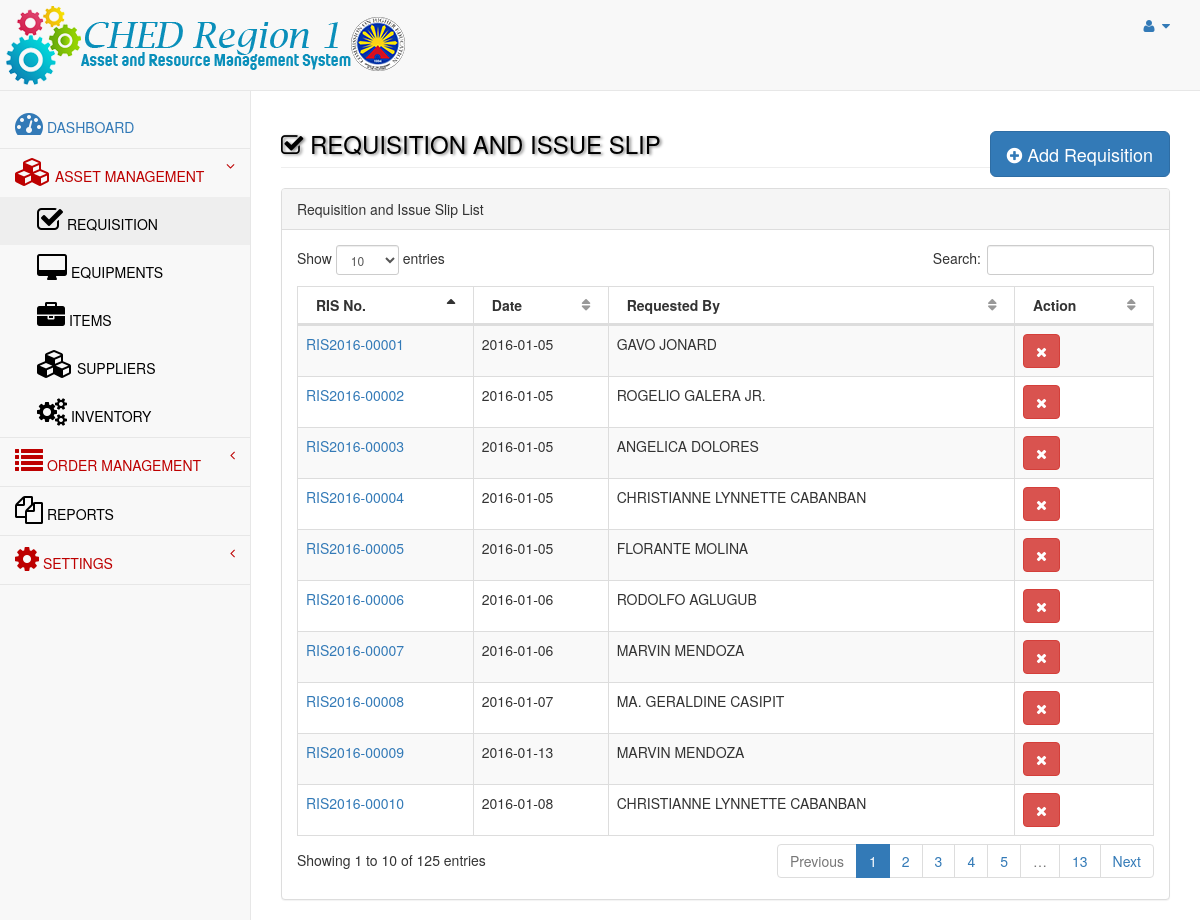
/admin/old/requisition.php, run on the app's committed database.
### tables this page shows
CREATE TABLE `requisition_details` (
  `reqid` bigint(20) NOT NULL AUTO_INCREMENT,
  `requisition_no` varchar(100) DEFAULT NULL,
  `requisition_date` date DEFAULT NULL,
  `eid` int(11) DEFAULT NULL,
  PRIMARY KEY (`reqid`)
);

### admin/include/functions.php (called while the page is built, shortened)
<?php
function selectListSQL($q){
	$conn = dbConnect();
	$stmt = $conn->prepare($q);
	$stmt->execute();
	$rows = $stmt->fetchAll();
	return $rows;
}
function singleSQL($q){
	$conn = dbConnect();
	$stmt = $conn->prepare($q);
	$stmt->execute();
	$rows = $stmt->fetch();
	return $rows[0];
}
?>

### admin/old/requisition.php (the view, shortened to what this page needs)
<?php
include('header.php');
include_once("include/functions.php");
?>
<div id="page-wrapper">
            <div class="row">
                <div class="col-lg-12">
                    <h3 class="page-header" style="color:#000;"><i class="fa fa-check-square-o fa-1x"></i> REQUISITION AND ISSUE SLIP
						<div class="pull-right">
							<button id="addreq" class="btn btn-primary btn-lg" data-toggle="modal" data-target="#addRequisition" >
									<i class="fa fa-plus-circle"></i> Add Requisition
							</button>
						</div></h3>
                </div>
            </div>
            <div class="row">
	<div class="col-lg-12">
	<div class="panel panel-default">
				<div class="panel-heading">
				   Requisition and Issue Slip List
				</div>
	<div class="panel-body">
					<div class="dataTable_wrapper">
						<table class="table table-striped table-bordered table-hover" id="dataTables-example">
							<thead>
								<tr>
									<th>RIS No.</th>
									<th>Date</th>
									<th>Requested By</th>
									<th>Action</th>
								</tr>
							</thead>
							<tbody>
							<?php
					$itemlist = selectListSQL("SELECT reqid,requisition_no, requisition_date, CONCAT(employee.fname,' ',employee.lname) AS fullname FROM requisition_details LEFT JOIN employee
ON requisition_details.eid = employee.eid");
					foreach ($itemlist as $rows => $link) {
						$reqid = $link['reqid'];
						$requisition_no = $link['requisition_no'];
						$requisition_date = $link['requisition_date'];
						$fullname = $link['fullname'];
						$itemstatus = singleSQL("SELECT COUNT(*) AS updated FROM requisition_items WHERE update_status=1 AND requisition_no='$requisition_no'");
						if($itemstatus['updated']>=1){
							$disabled = "disabled";
						}else{
							$disabled="";
						}
						echo "<tr class='odd gradeX'>";
						echo "<td><a href='requisitiondetails.php?id=$reqid'>$requisition_no</a></td>";
						echo "<td>$requisition_date</td>";
						echo "<td>$fullname</td>";
						echo "<td class='center'>
							<button class='btn btn-danger notification' id='notification' onClick='deleterequisition($reqid)' $disabled><i class='fa fa-times'></i></button>
						</td>";
						echo "</tr>";
					}
					?>
							</tbody>
						</table>
					</div>
				</div>
				</div>
				</div>
			</div>
        </div>
    </div>
<?php
include('footer.php');
?>

### data on the page
requisition_details: requisition_no "RIS2016-00001", requisition_date "2016-01-05", fullname "GAVO JONARD"
requisition_details: requisition_no "RIS2016-00002", requisition_date "2016-01-05", fullname "ROGELIO GALERA JR."
requisition_details: requisition_no "RIS2016-00003", requisition_date "2016-01-05", fullname "ANGELICA DOLORES"
requisition_details: requisition_no "RIS2016-00004", requisition_date "2016-01-05", fullname "CHRISTIANNE LYNNETTE CABANBAN"
requisition_details: requisition_no "RIS2016-00005", requisition_date "2016-01-05", fullname "FLORANTE MOLINA"
requisition_details: requisition_no "RIS2016-00006", requisition_date "2016-01-06", fullname "RODOLFO AGLUGUB"
requisition_details: requisition_no "RIS2016-00007", requisition_date "2016-01-06", fullname "MARVIN MENDOZA"
requisition_details: requisition_no "RIS2016-00008", requisition_date "2016-01-07", fullname "MA. GERALDINE CASIPIT"
requisition_details: requisition_no "RIS2016-00009", requisition_date "2016-01-13", fullname "MARVIN MENDOZA"
requisition_details: requisition_no "RIS2016-00010", requisition_date "2016-01-08", fullname "CHRISTIANNE LYNNETTE CABANBAN"
